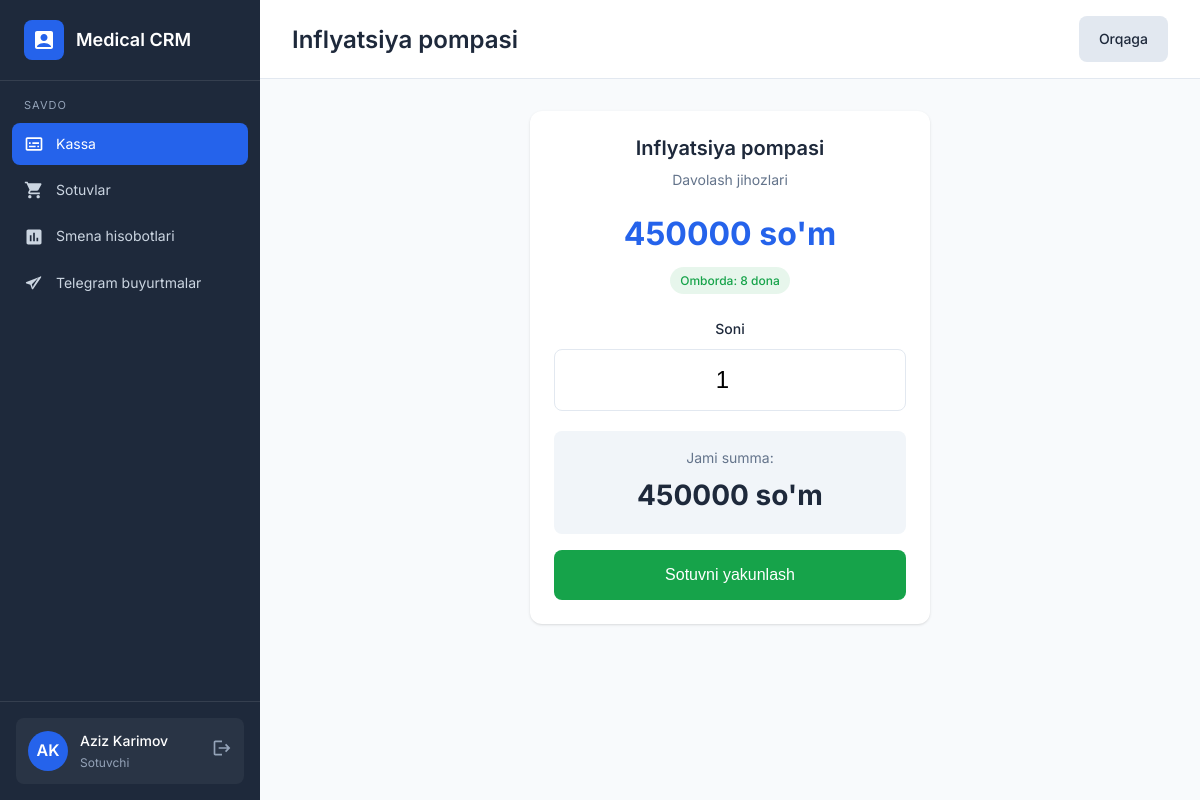
The page /kassa/sell/3/ (signed in) on the database as committed earlier.
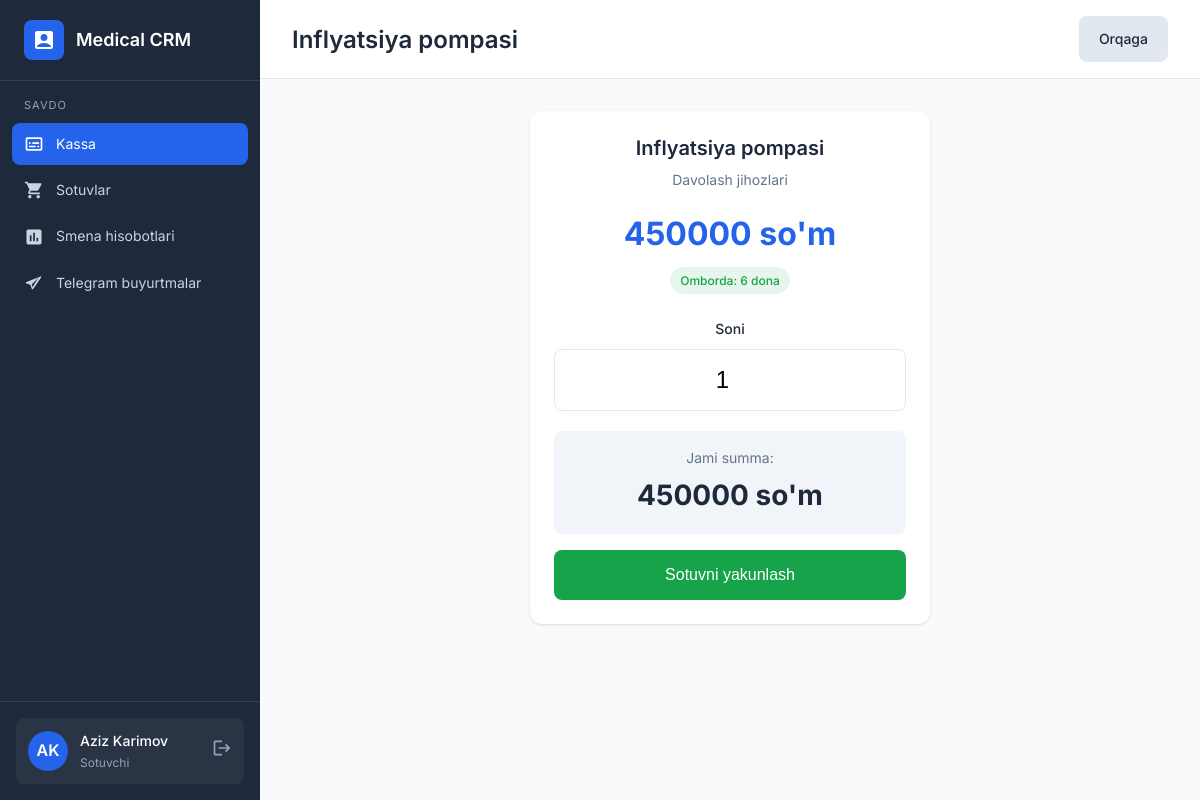
The same page on the database as committed later.
### backend/main/models.py (models this page shows, shortened)
class Product(models.Model):
    name = models.CharField(max_length=300, verbose_name='Mahsulot nomi')
    category = models.ForeignKey(Category, on_delete=models.CASCADE, related_name='products', verbose_name='Kategoriya')
    description = models.TextField(blank=True, verbose_name='Tavsif')
    price = models.DecimalField(max_digits=12, decimal_places=2, verbose_name='Narxi (soʻm)')
    stock = models.PositiveIntegerField(default=0, verbose_name='Ombordagi soni')
    unit = models.CharField(max_length=50, default='dona', verbose_name='Oʻlchov birligi')
    image = models.ImageField(upload_to='products/', blank=True, null=True, verbose_name='Rasm')
    created_at = models.DateTimeField(auto_now_add=True)
    updated_at = models.DateTimeField(auto_now=True)
    class Meta:
        verbose_name = 'Mahsulot'
        verbose_name_plural = 'Mahsulotlar'

class Category(models.Model):
    name = models.CharField(max_length=200, verbose_name='Kategoriya nomi')
    description = models.TextField(blank=True, verbose_name='Tavsif')
    created_at = models.DateTimeField(auto_now_add=True)
    class Meta:
        verbose_name = 'Kategoriya'
        verbose_name_plural = 'Kategoriyalar'

### backend/main/views.py (the view, shortened to what this page needs)
# urls.py: path('kassa/sell/<int:product_id>/', views.kassa_sell, name='kassa_sell'),
@login_required
def kassa_sell(request, product_id):
    if request.user.role != 'seller':
        messages.error(request, "Sizga bu sahifaga kirish ruxsati yo'q")
        return redirect('dashboard')
    product = get_object_or_404(Product, pk=product_id)
    active_shift = get_active_shift(request.user)
    return render(request, 'kassa_sell.html', {'product': product})

### backend/main/views.py (called while the page is built)
def get_active_shift(user):
    if not user.is_authenticated or user.role != 'seller':
        return None
    return SellerShift.objects.filter(seller=user, ended_at__isnull=True).order_by('-started_at').first()

### frontend/templates/kassa_sell.html (shortened to what this page needs)
{% extends 'base.html' %}
{% block content %}
<div class="top-bar">
    <h1 class="page-title">{{ product.name }}</h1>
    <div class="page-actions">
        <a href="{% url 'kassa' %}" class="btn btn-secondary">Orqaga</a>
    </div>
</div>
<div class="page-content">
    <div class="card" style="max-width: 400px; margin: 0 auto; text-align: center;">
        <h3 style="margin-bottom: 8px;">{{ product.name }}</h3>
        <p style="color: var(--gray); margin-bottom: 16px;">{{ product.category.name }}</p>
        <p style="font-size: 32px; font-weight: 700; color: var(--primary); margin-bottom: 8px;">
            {{ product.price|floatformat:0 }} so'm
        </p>
        <p style="margin-bottom: 24px;">
            <span class="badge {% if product.stock > 0 %}badge-success{% else %}badge-danger{% endif %}">
                Omborda: {{ product.stock }} {{ product.unit }}
            </span>
        </p>
        <form method="post">
            <div class="form-group">
                <label class="form-label">Soni</label>
                <input type="number" name="quantity" class="form-control" value="1" min="1" max="{{ product.stock }}" required style="text-align: center; font-size: 24px; padding: 16px;">
            </div>
            <div style="background: var(--gray-100); padding: 16px; border-radius: var(--radius); margin: 16px 0;">
                <p style="font-size: 14px; color: var(--gray); margin-bottom: 4px;">Jami summa:</p>
                <p style="font-size: 28px; font-weight: 700; color: var(--dark);">{{ product.price|floatformat:0 }} so'm</p>
            </div>
            <button type="submit" class="btn btn-success btn-block btn-lg">
                Sotuvni yakunlash
            </button>
        </form>
    </div>
</div>
{% endblock %}

Rows that differ between the two databases and show on the page:
changed Product "Inflyatsiya pompasi": stock "8" → "6"
